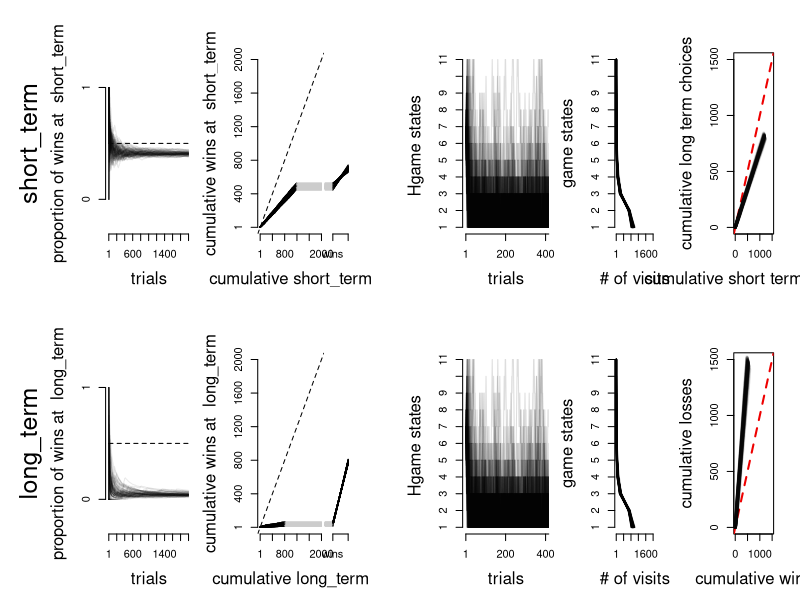

Recreate this plot in R.
# Simulating reinforcement learning models playing against the Hgame
# jlbm
# feb 2017

prev_choices <- 0:10
lt_parameters <- (2/3)*prev_choices/10
st_parameters <- (1/3)+(2/3)*prev_choices/10

# plot(lt_parameters,ylim=c(0,1),pch=21,bg='black',type='o',cex=2)
# points(st_parameters,pch=21,bg='white',type='o',cex=2)



harvard_game <- function(choice) {
  possible_outcomes <- c('loss','win')
  
  if(choice=='short_term'){
    result <- possible_outcomes[rbinom(1,size=1,prob=st_parameters[pos])+1]
    if(pos!=1){
      pos <<- pos-1
    }
  }
  else if(choice=='long_term'){
    result <- possible_outcomes[rbinom(1,size=1,prob=lt_parameters[pos])+1]
    if(pos!=11){
      pos <<- pos+1
    }
  }
  
  return(result)
}



wsls <- function(previous_choice,
                 previous_result,
                 trial,
                 theta) {
  
  if(trial!=1){
    if(previous_result=='win'){
      next_choice <- sample(c(previous_choice,possible_choices[which(possible_choices!=previous_choice)]),
                            size=1,prob=c(theta,1-theta))
    }
    else if(previous_result=='loss'){
      next_choice <- sample(c(previous_choice,possible_choices[which(possible_choices!=previous_choice)]),
                            size=1,prob=c(1-theta,theta))
    }
  }  
  else{
    next_choice <- possible_choices[rbinom(1,size=1,prob=theta)+1]
  }
  
  return(next_choice)
}



rndm <- function(theta){
  next_choice <- possible_choices[rbinom(1,size=1,prob=theta)+1]
  return(next_choice)
}






# Global Variables
n_trials <- 2000
sims_per_parameter <- 100
possible_choices <- c('short_term','long_term')

wsls_results <- array(dim=c(sims_per_parameter,n_trials))
wsls_choices <- array(dim=c(sims_per_parameter,n_trials))
wsls_states <- array(dim=c(sims_per_parameter,n_trials))
# rndm_results <- array(dim=c(sims_per_parameter,n_trials))
# rndm_choices <- array(dim=c(sims_per_parameter,n_trials))
# rndm_states <- array(dim=c(sims_per_parameter,n_trials))

for(spp in 1:sims_per_parameter){
  pos <- 6 # starting indexing of alternatives' vectors
  previous_choice_wsls <- NULL
  previous_result_wsls <- NULL
  for(trial in 1:n_trials){
    wsls_states[spp,trial] <- pos
    wsls_choices[spp,trial] <- wsls(previous_choice=previous_choice_wsls,
                                    previous_result=previous_result_wsls,
                                    trial=trial,theta=.85)
    # rndm_choices[spp,trial] <- rndm(theta=.8)
    wsls_results[spp,trial] <- harvard_game(wsls_choices[spp,trial]) # Careful with global variable 'pos'
    # rndm_results[spp,trial] <- harvard_game(rndm_choices[spp,trial]) # ibid.
    previous_choice_wsls <- wsls_choices[spp,trial]
    previous_result_wsls <- wsls_results[spp,trial]
  }
}


# results <- wsls_results[1,]
# choices <- wsls_choices[1,]
# alternative <- 'short_term'
# results
# choices
# 
# t <- 2
# alternative_X <- 'short_term'
# alternative_Y <- 'long_term'
# alpha <- NULL
# beta <- NULL
# gamma <- NULL
# delta <- NULL
# for(t in 2:n_trials){
#   alpha[t] <- choices[(t-1)]==alternative_X&choices[t]==alternative_X&results[(t-1)]=='win'
#   beta[t] <- choices[(t-1)]==alternative_X&choices[t]==alternative_Y&results[(t-1)]=='loss'
#   gamma[t] <- choices[(t-1)]==alternative_Y&choices[t]==alternative_Y&results[(t-1)]=='win'
#   delta[t] <- choices[(t-1)]==alternative_Y&choices[t]==alternative_X&results[(t-1)]=='loss'
# }


add_tseries <- function(results_array,choices_array,alternative){
  for(i in 1:dim(results_array)[1]){
    results <- results_array[i,]
    choices <- choices_array[i,]
    
    points(which(choices==alternative),
           (cumsum(choices==alternative&results=='win')/cumsum(choices==alternative))[choices==alternative],
           type='l',lwd=1,col='#00000015')
    
  }
}

add_cumrec <- function(results_array,choices_array,alternative){
  
  for(i in 1:dim(results_array)[1]){
    results <- results_array[i,]
    choices <- choices_array[i,]
    lines(1:sum(choices==alternative),
          cumsum(results[which(choices==alternative)]=='win'))
    lines(c(sum(choices==alternative),n_trials),
          rep(sum(results[which(choices==alternative)]=='win'),2),
          col='#cccccc')
  }
  
}

add_win_margin <- function(results_array,choices_array,alternative){
  for(i in 1:dim(results_array)[1]){
    results <- results_array[i,]
    choices <- choices_array[i,]
    lines(c(-0.5,0),
          rep(sum(results[which(choices==alternative)]=='win'),2),
          col='#cccccc')
    lines(c(0,1),
          c(sum(choices==alternative&results=='win'),
            sum(choices==alternative&results=='loss')))
  }
}

add_states_series <- function(states_array){
  for(i in 1:dim(states_array)[1]){
    lines(1:n_trials,states_array[i,],
          lwd=1,col='#00000022')
  }
}

add_states_margin <- function(states_array) {
  for(i in 1:dim(states_array)[1]){
    lines(as.numeric(table(states_array[i,])),
          as.numeric(names(table(states_array[i,]))),
          lwd=1.5,col='#00000055')
  }
}


display_alternative <- function(alternative) {
  
  par(mar=c(5,6,4,1))
  plot(0,type='n',xlim=c(1,n_trials),ylim=c(-.25,1.25),ann=F,axes=F)
  lines(c(1,n_trials),rep(0.5,2),lty='dashed')
  add_tseries(wsls_results,wsls_choices,alternative)
  axis(1,at=c(1,seq(200,n_trials,200)))
  axis(2,at=c(0,1))
  mtext(paste('proportion of wins at ',alternative),2,line=3)
  mtext('trials',1,line=3)
  mtext(alternative,2,line=5,cex=1.5)
  
  par(mar=c(5,4,4,0))
  plot(0,type='n',xlim=c(1,n_trials),ylim=c(1,n_trials),ann=F,axes=F)
  abline(0,1,lty='dashed')
  add_cumrec(wsls_results,wsls_choices,alternative)
  axis(2,at=c(1,seq(400,n_trials,400)))
  axis(1,at=c(1,seq(400,n_trials,400)))
  mtext(paste('cumulative',alternative),1,line=3)
  mtext(paste('cumulative wins at ',alternative),2,line=3)
  
  par(mar=c(5,0,4,2))
  plot(0,type='n',xlim=c(-.5,1.5),ylim=c(0,n_trials),ann=F,axes=F)
  add_win_margin(wsls_results,wsls_choices,alternative)
  axis(1,at=c(0,1),labels=c('wins','losses'))
  
  par(mar=c(5,6,4,1))
  plot(0,type='n',xlim=c(1,400),ylim=c(1,11),ann=F,axes=F)
  add_states_series(wsls_states)
  axis(1,at=c(1,seq(200,n_trials,200)))
  axis(2,at=1:11)
  mtext('Hgame states ',2,line=3)
  mtext('trials',1,line=3)
  
  par(mar=c(5,4,4,2))
  plot(0,type='n',xlim=c(1,n_trials),ylim=c(1,11),ann=F,axes=F)
  add_states_margin(wsls_states)
  axis(1,at=c(1,seq(400,n_trials,400)))
  axis(2,at=1:11)
  mtext('game states',2,line=3)
  mtext('# of visits',1,line=3)
}

cumcum_alternatives <- function(choices) {
  plot(0,type='n',xlim=c(1,1500),ylim=c(1,1500),ann=F)
  abline(0,1,lty='dashed',col='#ee0000',lwd=2)
  for(k in 1:dim(choices)[1]){
    lines(cumsum(choices[k,]=='short_term'),
          cumsum(choices[k,]!='short_term'),
          lwd=3,col='#00000011')
  }
  mtext('cumulative long term choices',2,line=3)
  mtext('cumulative short term choices',1,line=3)
}

cumcum_results <- function(results) {
  plot(0,type='n',xlim=c(1,1500),ylim=c(1,1500),ann=F)
  abline(0,1,lty='dashed',col='#ee0000',lwd=2)
  for(k in 1:dim(results)[1]){
    lines(cumsum(results[k,]=='win'),
          cumsum(results[k,]!='win'),
          lwd=3,col='#00000011')
  }
  mtext('cumulative losses',2,line=3)
  mtext('cumulative wins',1,line=3)
}

pdf(file='wsls_vs_Hgame.pdf',width=22,height=6.5)
layout(cbind(matrix(1:10,ncol=5,byrow=T),11:12),
       widths=c(1.5,1,.5,1.5,1,1))
par(oma=c(0,2,0,0))
display_alternative('short_term')
display_alternative('long_term')
cumcum_alternatives(wsls_choices)
cumcum_results(wsls_results)
dev.off()
